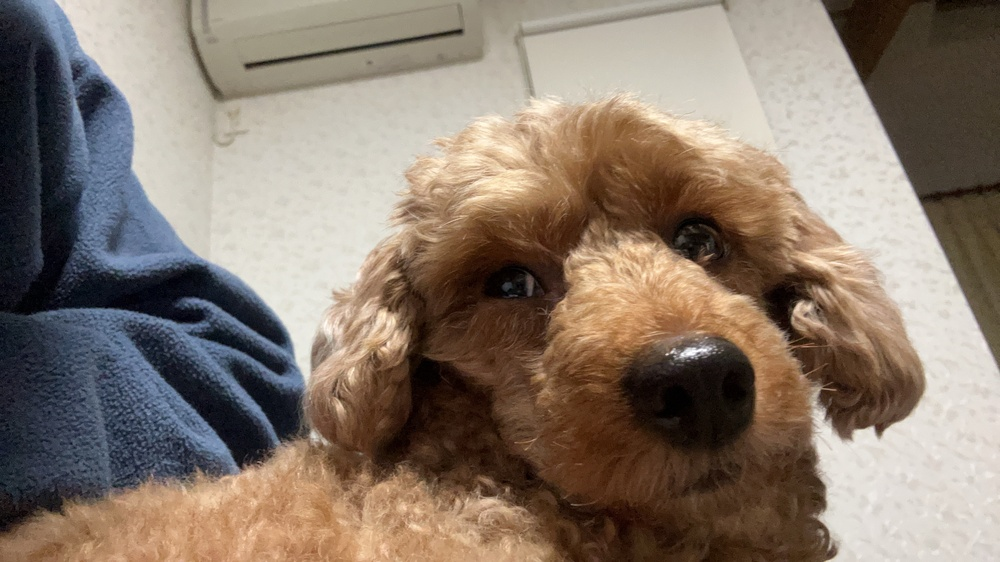
#> input picture capter6/src.JPG, 1000 x 562 px, shrunk from 4032 x 2268 before the run
$ python sample_fileinput.py
#> lines starting #> are read from the running program, lines starting #| are printed output that depends on the picture
"""
opencv画像処理雛形
画像はファイル入力
出力はウィンドウ表示
"""

import cv2
import numpy as np

def main():
    file_src = "src.JPG" #入力画像ファイル
    file_dst = "dst.png" #出力画像ファイル

    #画像の読み込み
    #img_src = cv2.imread(file_src, cv2.IMREAD_COLOR) #カラー画像として読み込み
    img_src = cv2.imread(file_src, cv2.IMREAD_GRAYSCALE) #グレースケール画像として読み込み
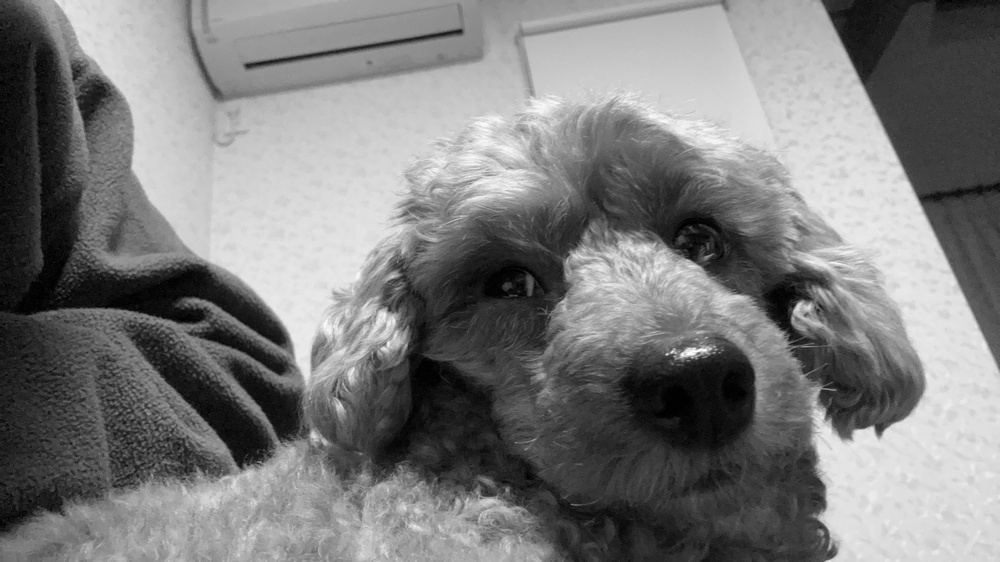
#> img_src: shape (562, 1000); min 0, max 255, mean 123.7
    if(img_src is None):
        print("画像の読み込みに失敗しました。")
        return -1

    #画像の表示
    # ウィンドウを作成
    win_src = "src"
    cv2.namedWindow(win_src, cv2.WINDOW_AUTOSIZE)
    win_dst = "dst"
    cv2.namedWindow(win_dst, cv2.WINDOW_AUTOSIZE)

    #########################################################
    ############### 画像処理ここから ###############
    #########################################################

    img_dst = cv2.flip(img_src, 2)
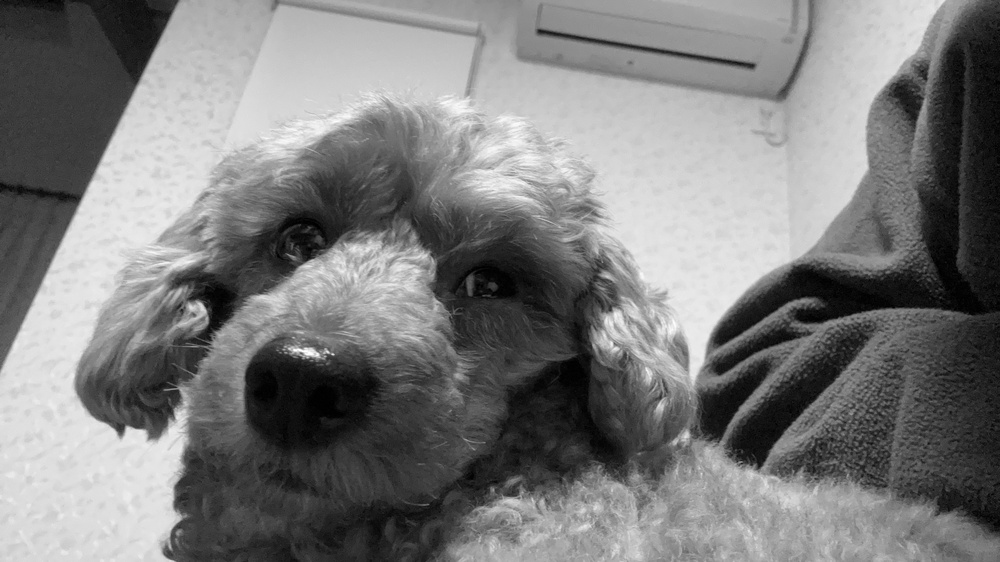
#> img_dst: shape (562, 1000); min 0, max 255, mean 123.7
    #########################################################
    ############### 画像処理ここまで ###############
    #########################################################

    #画像の表示
    cv2.imshow(win_src, img_src)
    cv2.imshow(win_dst, img_dst)

    cv2.waitKey(0)
    return 0

main()
